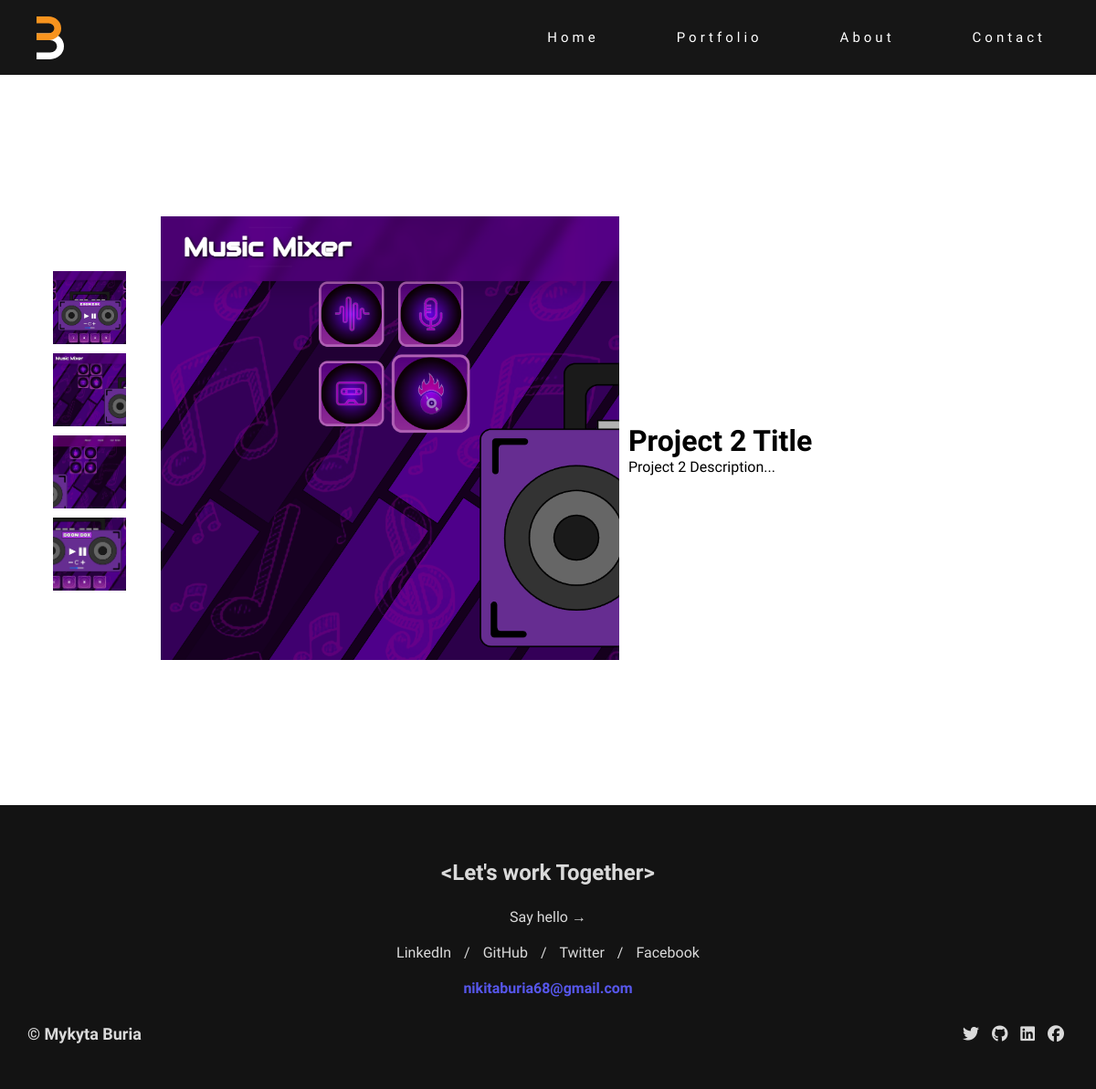
Page /case_study3.php on the committed database.
### tables this page shows
CREATE TABLE IF NOT EXISTS `gallery_items_3` (
  `id` int NOT NULL AUTO_INCREMENT,
  `image_path` varchar(255) NOT NULL,
  `title` varchar(255) NOT NULL,
  `description` text NOT NULL,
  `is_main` tinyint(1) NOT NULL DEFAULT '0',
  PRIMARY KEY (`id`)
);

### case_study3.php (the view, shortened to what this page needs)
<?php
require 'connect.php';
try {
    $stmt = $pdo->query('SELECT * FROM gallery_items_3');
    $galleryItems = $stmt->fetchAll();
    $mainImage = current(array_filter($galleryItems, function ($item) {
        return $item['is_main'];
    }));
} catch (PDOException $e) {
    die("Could not connect to the database: " . $e->getMessage());
}
?>
<!DOCTYPE html>
<html lang="en">
<head>
    <link rel="stylesheet" href="css/grid.css">
    <link rel="stylesheet" href="css/main.css">
</head>
<body>
    <header>
        <div class="logo">
            <div class="logotype">
            <img src="images/logo-portofolio.svg" alt="Main Logo">
            </div>
        </div>
        <nav>
            <ul class="nav-links ">
                <li><a href="index.php">Home</a></li>
                <li><a href="index.php">Portfolio</a></li>
                <li><a href="about.html">About</a></li>
                <li><a href="contact.php">Contact</a></li>
            </ul>
        </nav>
    </header>
    <main>
    <div class="container-gallery">
    <div class="small-images">
        <?php foreach ($galleryItems as $item): ?>
            <img src="<?php echo htmlspecialchars($item['image_path']); ?>" class="image" alt="Image" onclick="changeImage(this, '<?php echo htmlspecialchars($item['title']); ?>', '<?php echo htmlspecialchars($item['description']); ?>')">
        <?php endforeach; ?>
    </div>
    <div class="main-image">
        <?php if ($mainImage): ?>
            <img src="<?php echo htmlspecialchars($mainImage['image_path']); ?>" alt="Main Image" class="current-image">
        <?php endif; ?>
    </div>
    <div class="image-info">
        <?php if ($mainImage): ?>
            <h1 class="image-title"><?php echo htmlspecialchars($mainImage['title']); ?></h1>
            <p class="image-description"><?php echo htmlspecialchars($mainImage['description']); ?></p>
        <?php endif; ?>
    </div>
</div>
    </main>
    <footer>
    <div class="footer-content">
        <h2><span>&lt;</span>Let's work Together<span>&gt;</span></h2>
        <p><a href="contact.html">Say hello →</a></p>
        <div class="footer-links">
            <a href="#">LinkedIn</a> /
            <a href="#">GitHub</a> /
            <a href="#">Twitter</a> /
            <a href="#">Facebook</a>
        </div>
        <p class="email">nikitaburia68@gmail.com</p>
        <div class="footer-bottom">
            <p class="name-bottom">&copy; Mykyta Buria</p>
            <div class="social-icons">
                <a href="https://twitter.com/n_buria"><i class="fa-brands fa-twitter"></i></a>
                <a href="https://github.com/l1ght000"><i class="fa-brands fa-github"></i></a>
                <a href="https://www.linkedin.com/in/mykyta-buria-428205250/?locale=en_US"><i class="fa-brands fa-linkedin"></i></a>
                <a href="https://twitter.com/n_buria"><i class="fa-brands fa-facebook"></i></a>
            </div>
        </div>
    </div>
</footer>
    </body>
    </html>

### css/grid.css (style rules this page uses)
img, embed, object, video, picture { max-width: 100%; }
html { box-sizing: border-box; }
*, *::before, *::after { box-sizing: inherit; }
body, p, h1, h2, h3, h4, h5 { margin: 0px; padding: 0px; }

### css/main.css (style rules this page uses)
p { margin-bottom: 20px; }
h2 { margin-top: 20px; font-weight: 600; font-size: 24px; margin-bottom: 20px; }
p { font-weight: 300; font-size: 16px; }
header { position: sticky; top: 0; background-color: #161616; display: flex; justify-content: space-between; align-items: center; padding: 1rem 40px; z-index: 1000; font-size: 15px; }
header .logo img { display: block; height: 30px; width: 100%; }
header nav { display: none; position: absolute; top: 100%; left: 0; width: 100%; background-color: #161616; }
header nav .nav-links { list-style: none; display: flex; flex-direction: column; overflow: hidden; transition: max-height 0.5s ease; }
header nav .nav-links li { text-align: center; padding: 1rem 0; }
header nav .nav-links li a { color: rgb(255, 255, 255); text-decoration: none; padding: 9px; padding-left: 15px; padding-right: 15px; }
@media (min-width: 768px) { header .logo img { display: block; height: 47px; width: 100%; } }
@media (min-width: 768px) { header nav { display: flex; position: relative; width: auto; } }
@media (min-width: 768px) { header nav .nav-links { flex-direction: row; gap: 55px; letter-spacing: 4px; justify-content: flex-end; } }
footer { background-color: #131313; color: #dadada; padding: 40px 30px; text-align: center; }
footer .footer-content h2 { margin-bottom: 25px; font-weight: 600; color: #dadada; }
footer .footer-content a { color: #dadada; text-decoration: none; }
footer .footer-content .footer-links { margin: 20px 0; }
footer .footer-content .footer-links a { margin: 0 10px; }
footer .footer-content .email { margin-bottom: 20px; font-weight: 700; color: rgb(87, 87, 236); }
footer .footer-content .footer-bottom { display: flex; justify-content: space-between; align-items: center; flex-wrap: wrap; }
footer .footer-content .footer-bottom p { margin: 10px 0; font-weight: 700; font-size: 18px; }
footer .footer-content .footer-bottom .social-icons a { margin: 0 5px; font-size: 18px; }
a { text-decoration: none; }
ul { display: flex; align-items: center; text-decoration: none; }
:root { --plyr-color-main: #F7931E; }
.container-gallery { display: flex; flex-direction: column; align-items: center; padding: 20px; height: 100dvh; }
.container-gallery .small-images { display: flex; flex-direction: row; justify-content: center; margin-bottom: 20px; flex-wrap: wrap; }
.container-gallery .small-images img { width: 80px; height: 80px; margin: 5px; cursor: pointer; object-fit: cover; transition: transform 0.3s ease, opacity 0.3s ease; }
.container-gallery .main-image { width: 100%; height: auto; }
.container-gallery .main-image img { width: 100%; height: auto; object-fit: cover; }
.container-gallery .image-info { width: 100%; margin-top: 20px; }
.container-gallery .image-info h1, .container-gallery .image-info p { margin: 0; padding: 0 10px; }
@media (min-width: 768px) { .container-gallery { display: flex; flex-direction: row; align-items: center; padding: 20px; height: 100dvh; } }
* { padding: 0; margin: 0; box-sizing: border-box; font-family: "Rethink Sans", sans-serif; }

### rows in the picture
gallery_items_3: image_path (picture)
gallery_items_3: image_path (picture), title "Project 2 Title", description "Project 2 Description..."
gallery_items_3: image_path (picture)
gallery_items_3: image_path (picture)
